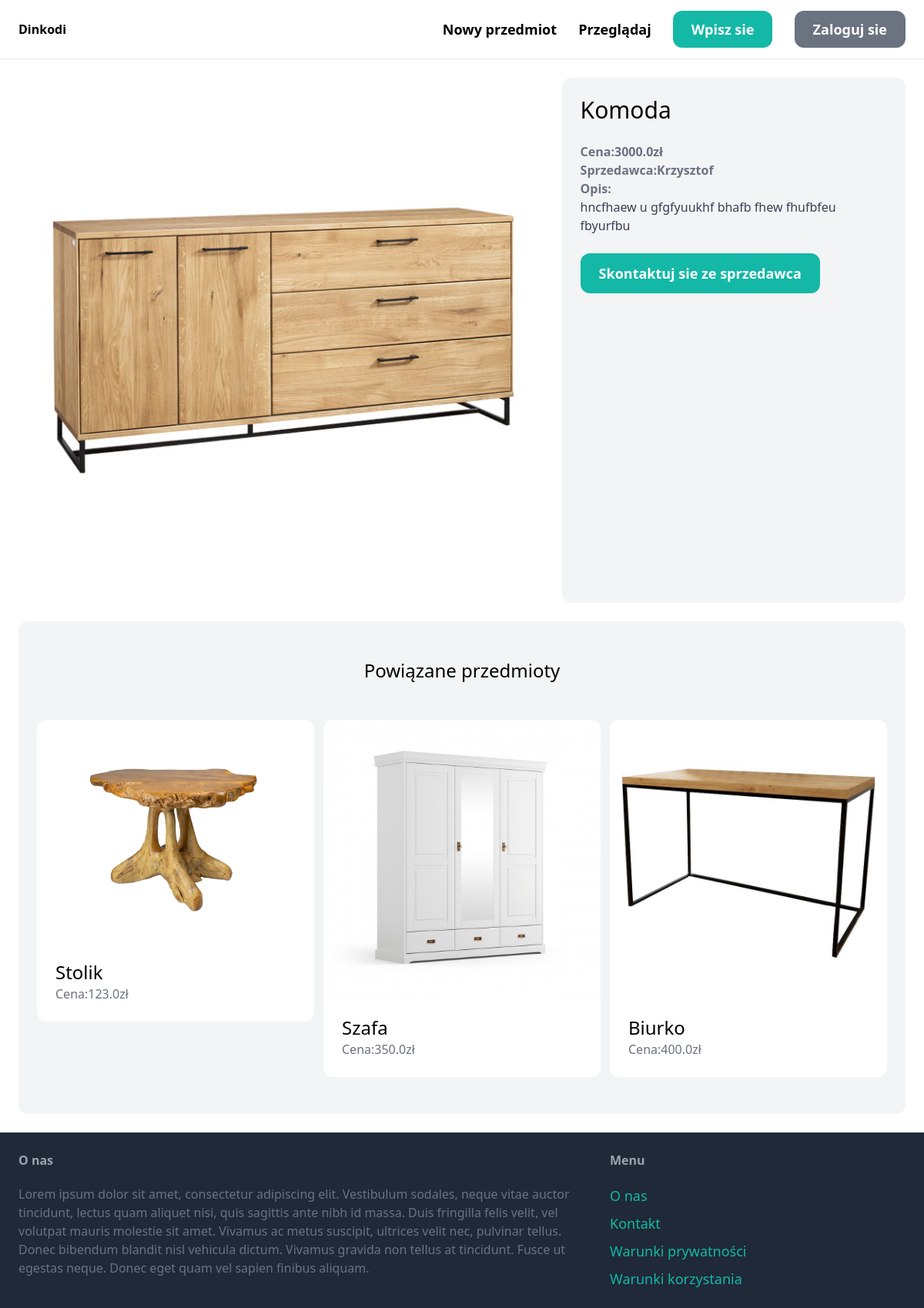
The page /items/8/ on the database its author committed.
### item/models.py (models this page shows, shortened)
class Item(models.Model):
    category = models.ForeignKey(Category, related_name="items",on_delete=models.CASCADE)
    name = models.CharField(max_length=255)
    description = models.TextField(blank=True,null=True)
    price = models.FloatField()
    image = models.ImageField(upload_to="items_images", blank=True,null=True)
    is_sold = models.BooleanField(default=False)
    create_by = models.ForeignKey(User, related_name="items", on_delete=models.CASCADE)
    created_at = models.DateTimeField(auto_now_add=True)
    class Meta:
        ordering = ("-created_at",)

### item/views.py (the view)
# urls.py: path('<int:pk>/',views.detail,name='detail'),
def detail(request, pk):
    item = get_object_or_404(Item, pk=pk)
    related_items = Item.objects.filter(category=item.category,is_sold=False).exclude(pk=pk)[0:3]
    return render(request, 'item/detail.html',{ 'item':item,"related_items":related_items })

### item/templates/item/detail.html (shortened to what this page needs)
{% extends 'core/base.html' %}
{% block content %}
<div class="grid grid-cols-5 gap-6">
    <div class="col-span-3">
        <img src="{{item.image.url}}" class="rounded-xl">
    </div>
    <div class="col-span-2 p-6 bg-gray-100 rounded-xl">
        <h1 class="mb-6 text-3xl">{{item.name}}</h1>
        <p class="text-gray-500"><strong>Cena:{{item.price}}zł</strong></p>
        <p class="text-gray-500"><strong>Sprzedawca:{{item.create_by.username}}</strong></p>
        {% if item.description %}
            <p class="text-gray-700"><strong class="text-gray-500">Opis:</strong><br>{{item.description}}</p>
        {% endif %}
        {% if request.user == item.create_by%}
            <div class="mt-6 p-6 bg-white rounded-xl">
                <p>To twoj przedmiot</p>
                <a href="{% url 'item:edit' item.id %}" class="inline-block mt-6 px-6 py-3 text-lg font-semibold bg-teal-500 text-white rounded-xl">Edytuj</a>
                <a href="{% url 'item:delete' item.id %}" class="inline-block mt-6 px-6 py-3 text-lg font-semibold bg-red-500 text-white rounded-xl">Skasuj przedmiot</a>
            </div>
        {% else %}
            <a href="{% url 'conversation:new' item.id %}" class="inline-block mt-6 px-6 py-3 text-lg font-semibold bg-teal-500 text-white rounded-xl hover:bg-teal-700">Skontaktuj sie ze sprzedawca</a>
        {% endif%}
    </div>
</div>
<div class="mt-6 px-6 py-12 bg-gray-100 rounded-xl">
    <h2 class="mb-12 text-2xl text-center">Powiązane przedmioty</h2>
        <div class="grid grid-cols-3 gap-3">
            {% for item in related_items %}
                <div>
                    <a href="{% url 'item:detail' item.id %}">
                        <div>
                            <img src='{{item.image.url}}' class="rounded-t-xl">
                        </div>
                        <div class="p-6 bg-white rounded-b-xl">
                            <h2 class="text-2xl">{{item.name}}</h2>
                            <p class="text-gray-500">Cena:{{item.price}}zł</p>
                        </div>
                    </a>
                </div>
            {% endfor %}
        </div>
</div>
{% endblock %}

### rows shown on the page
Item: image (picture), name "Komoda", price "3000.0", create_by.username "Krzysztof", description "hncfhaew u gfgfyuukhf bhafb fhew fhufbfeu fbyurfbu"
Item: image (picture), name "Stolik", price "123.0"
Item: image (picture), name "Szafa", price "350.0"
Item: image (picture), name "Biurko", price "400.0"
